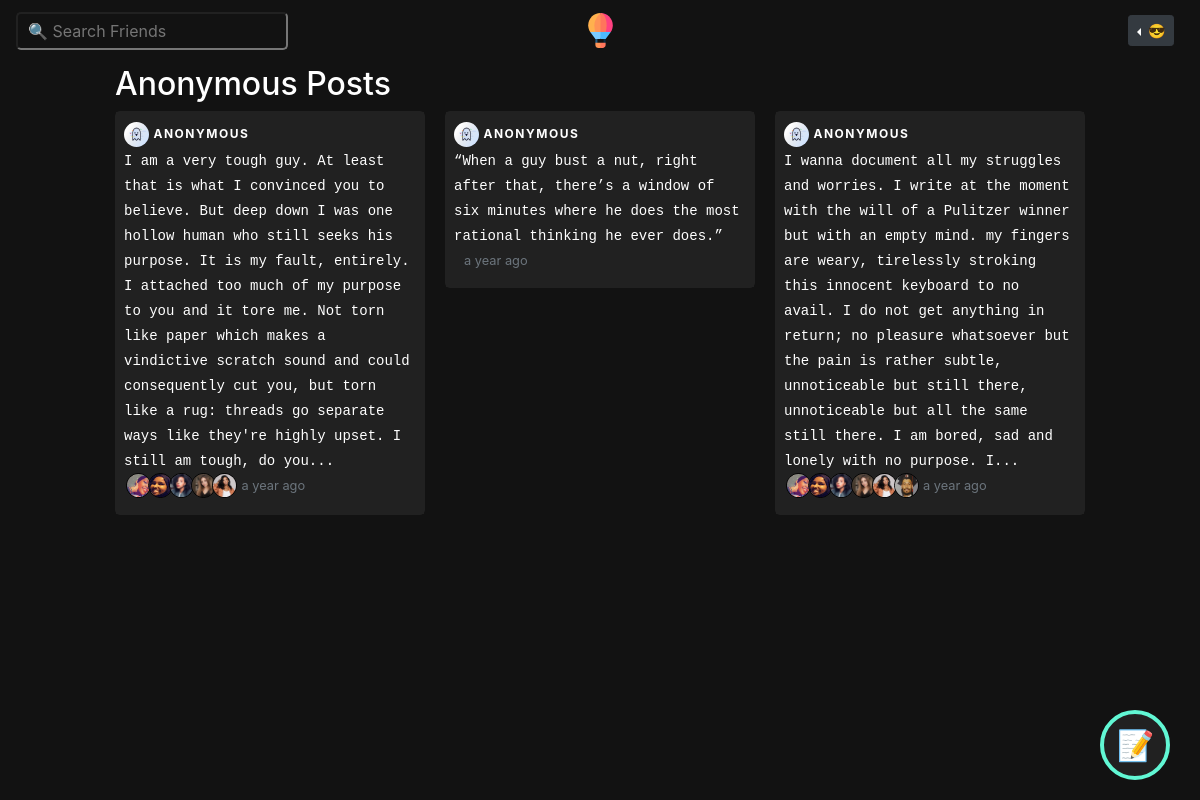
Page /anonymous (signed in) on the committed database.
### bambiv3/models.py (models this page shows, shortened)
class Post(db.Model):
	id = db.Column(db.Integer, primary_key=True)
	title = db.Column(db.String(100)) #nullable=False
	date_posted = db.Column(db.DateTime, nullable=False, default=datetime.utcnow)
	content = db.Column(db.Text, nullable=False)
	image = db.Column(db.String(20))
	anonymous = db.Column(db.Boolean, default=False, nullable=False)
	user_id = db.Column(db.Integer, db.ForeignKey('user.id'), nullable=False)
	likes = db.relationship('PostLike', backref='post', lazy='dynamic')
	comments = db.relationship("Comment", backref="post", lazy="dynamic", cascade="all, delete-orphan")

class User(db.Model, UserMixin):
	id = db.Column(db.Integer, primary_key=True)
	username = db.Column(db.String(20), unique=True, nullable=False)
	email = db.Column(db.String(120), unique=True, nullable=False)
	image_file = db.Column(db.String(20), nullable=False, default='default.jpg')
	password = db.Column(db.String(60), nullable=False)
	last_seen = db.Column(db.DateTime, default=datetime.utcnow)
	date_joined = db.Column(db.DateTime, nullable=False, default=datetime.utcnow)
	department = db.Column(db.String(20), nullable=False)
	student_number = db.Column(db.Integer(), unique=True, nullable=False)
	age = db.Column(db.DateTime, nullable=False)
	gender = db.Column(db.String(20), nullable=False)
	country = db.Column(db.String(20), nullable=False)
	hobby = db.Column(db.String(20), nullable=False)
	bio = db.Column(db.String(120), nullable=True)
	private = db.Column(db.Boolean, default=False, nullable=False)
	single = db.Column(db.Boolean, default=False, nullable=False)
	snapchat = db.Column(db.String(20),default=False, nullable=False)
	instagram = db.Column(db.String(20),default=False, nullable=False)
	posts = db.relationship('Post', backref='author', lazy=True, cascade="all, delete-orphan")
	products = db.relationship('Product', backref='author', lazy=True, cascade="all, delete-orphan")
	comments = db.relationship("Comment", backref="author", lazy="dynamic", cascade="all, delete-orphan")
	followed = db.relationship(
		'User', secondary=followers,
		primaryjoin=(followers.c.follower_id == id),
		secondaryjoin=(followers.c.followed_id == id),
		backref=db.backref('followers', lazy='dynamic'), lazy='dynamic')
	messages_sent = db.relationship('Message',
									foreign_keys='Message.sender_id',
									backref='author', lazy='dynamic', cascade="all, delete-orphan")
	messages_received = db.relationship('Message',
										foreign_keys='Message.recipient_id',
										backref='recipient', lazy='dynamic', cascade="all, delete-orphan")
	last_message_read_time = db.Column(db.DateTime)
	def is_following(self, user):
		return self.followed.filter(followers.c.followed_id == user.id).count() > 0
	def has_liked_post(self, post):
		return PostLike.query.filter(
			PostLike.user_id == self.id,
			PostLike.post_id == post.id).count() > 0
	def new_messages(self):
		last_read_time = self.last_message_read_time or datetime(1900, 1, 1)
		return Message.query.filter_by(recipient=self).filter(
			Message.timestamp > last_read_time).count()

### bambiv3/routes.py (the view)
@app.route('/anonymous')
@login_required
def anonymous():
	users = User.query.all()
	anonymous = set()
	posts = Post.query.all()
	for post in posts:
		if post.anonymous:
			anonymous.add(post)
	return render_template('anonymous.html', users=users, anonymous=anonymous, title="Anonymous")

### bambiv3/models.py (called while the page is built)
@login_manager.user_loader
def load_user(user_id):
	return User.query.get(int(user_id))

### bambiv3/routes.py (called while the page is built)
@app.before_request
def before_request():
	if current_user.is_authenticated:
		current_user.last_seen = datetime.utcnow()
		db.session.commit()

### bambiv3/templates/anonymous.html (shortened to what this page needs)
{% extends "layout.html" %}
{% block content %}
<div class="container-fluid">
  <div class="row">
    <div class="col-lg-1"></div>
    <div class="col-lg-10">
     <h2 class="mt-1">Anonymous Posts</h2>
     <div class="card-columns">
   {% for post in anonymous %}
      <div class="card" style="border:1px solid #212121;border-radius:5px;">
        <div class="card-block p-2" style="background:#212121;">
          <img src="{{ url_for('static', filename='resources/' + 'ghost.jpg') }}" style="width:25px;height:25px;border-radius:50%">
          <span style="text-transform:uppercase;font-weight:700;font-size:12px;letter-spacing:1.5px;">anonymous</span> <br>
          <code style="color:#fff;">
            <a href=" {{ url_for('post', post_id=post.id) }} " style="color:#fff;text-decoration:none;">
            {{post.content| truncate(420) | safe | urlize(40, target='_blank')}}
            </a>
         </code> <br>
        <span class="mb-2" style="margin-left:10px;">
            {% for user in users if user.has_liked_post(post) and user.is_following(current_user)%}
            <a href="{{url_for('user_posts', username=user.username)}}"><img src="{{ url_for('static', filename='profile_pics/' + user.image_file) }}" style="width:25px;height:25px;border-radius:50%;margin-left:-8px;border:1px solid #000;" title="{{user.username.title()}}"></a>
            {% endfor %}
            <small class="text-muted">{{ moment(post.date_posted).fromNow() }}</small>
        </span>
        </div>
      </div>
      {% endfor %}
  </div>
</div>
</div>
{% endblock content %}

### bambiv3/static/main.css (style rules this page uses)
body { background:#121212; color:#fff; }
.about span, small { color:#1e90ff; }

### rows in the picture
Post: content "I am a very tough guy. At least that is what I convinced you to believe. But deep down I was one hollow human who still seeks his purpose. It is my fault, entirely. I attached too much of my purpose to you and it tore me. Not torn like paper which makes a vindictive scratch sound and could consequently cut you, but torn like a rug: threads go separate ways like they're highly upset. I still am tough, do you...", date_posted "a year ago"
User: image_file (picture)
User: image_file (picture)
User: image_file (picture)
User: image_file (picture)
User: image_file (picture)
Post: content "“When a guy bust a nut, right after that, there’s a window of six minutes where he does the most rational thinking he ever does.”", date_posted "a year ago"
Post: content "I wanna document all my struggles and worries. I write at the moment with the will of a Pulitzer winner but with an empty mind. my fingers are weary, tirelessly stroking this innocent keyboard to no avail. I do not get anything in return; no pleasure whatsoever but the pain is rather subtle, unnoticeable but still there, unnoticeable but all the same still there. I am bored, sad and lonely with no purpose. I...", date_posted "a year ago"
User: image_file (picture)
